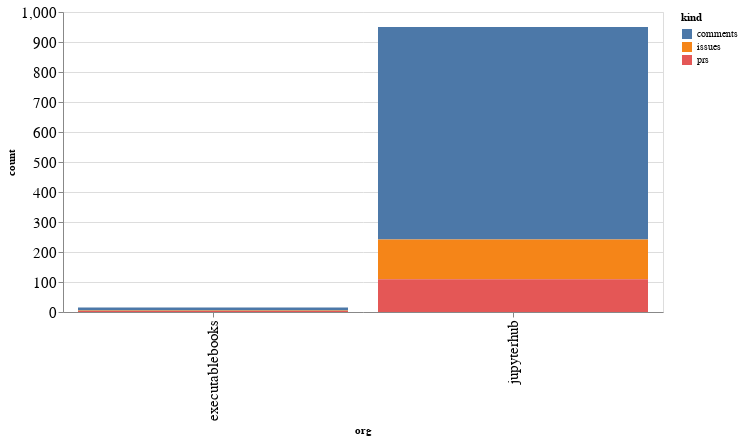

The notebook cell this image was saved under:
### Code cell
alt.Chart(org_summaries, width=600).mark_bar().encode(
    x='org',
    y='count',
    color='kind',
    tooltip="org"
)

### Figure 1 — Vega-Lite specification as saved in the notebook (floating-point values rounded to 4 significant figures)
{"config": {"axisLeft": {"labelFontSize": 15}, "axisBottom": {"labelFontSize": 15}}, "data": {"name": "data-f8cb237e6ccee99a9be8eaefc6950684"}, "mark": "bar", "encoding": {"color": {"type": "nominal", "field": "kind"}, "tooltip": {"type": "nominal", "field": "org"}, "x": {"type": "nominal", "field": "org"}, "y": {"type": "quantitative", "field": "count"}}, "width": 600, "$schema": "https://vega.github.io/schema/vega-lite/v4.8.1.json", "datasets": {"data-f8cb237e6ccee99a9be8eaefc6950684": [{"org": "executablebooks", "kind": "comments", "count": 10}, {"org": "executablebooks", "kind": "issues", "count": 2}, {"org": "executablebooks", "kind": "prs", "count": 3}, {"org": "jupyterhub", "kind": "comments", "count": 708}, {"org": "jupyterhub", "kind": "issues", "count": 133}, {"org": "jupyterhub", "kind": "prs", "count": 109}]}}
